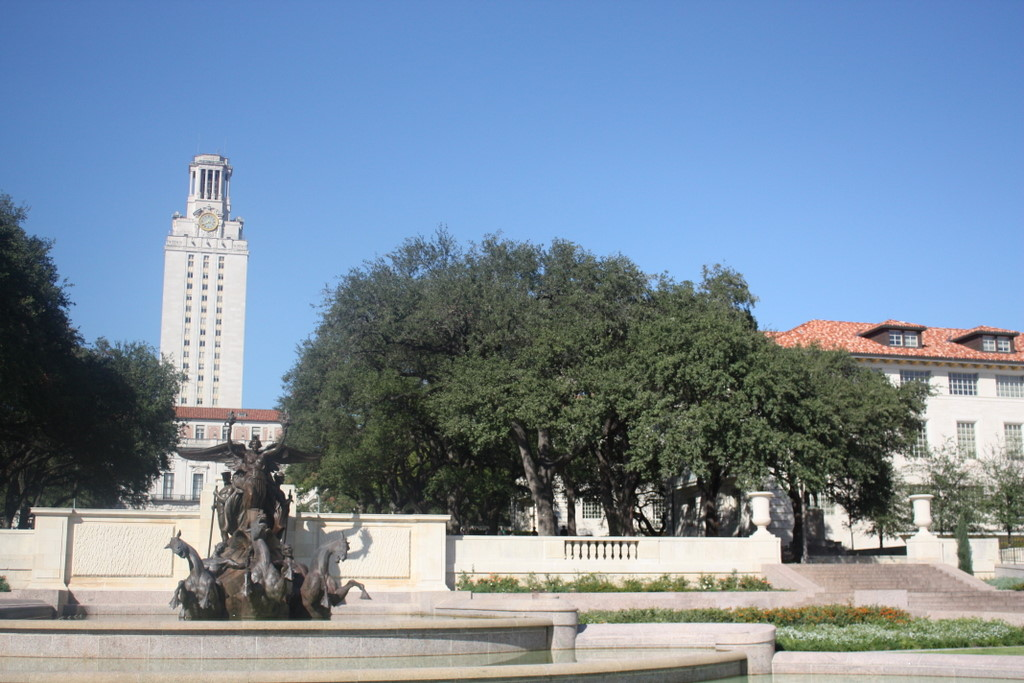
#> input picture CVLab7/two/uttower/uttower_left.jpg, 1024 x 683 px
$ python refer.py
#> lines starting #> are read from the running program, lines starting #| are printed output that depends on the picture
import cv2
import numpy as np
from matplotlib import pyplot as plt
import time

MIN = 10
starttime = time.time()
path = 'two/uttower/'
#img1 = cv2.imread(path + 'Hanging1.png')  # query
#img2 = cv2.imread(path + 'Hanging2.png')  # train
img1 = cv2.imread(path + 'uttower_left.jpg')  # query
#> img1 is the input picture: shape (683, 1024, 3); mean B, G, R 159, 140, 121.7
img2 = cv2.imread(path + 'uttower_right.jpg')  # train
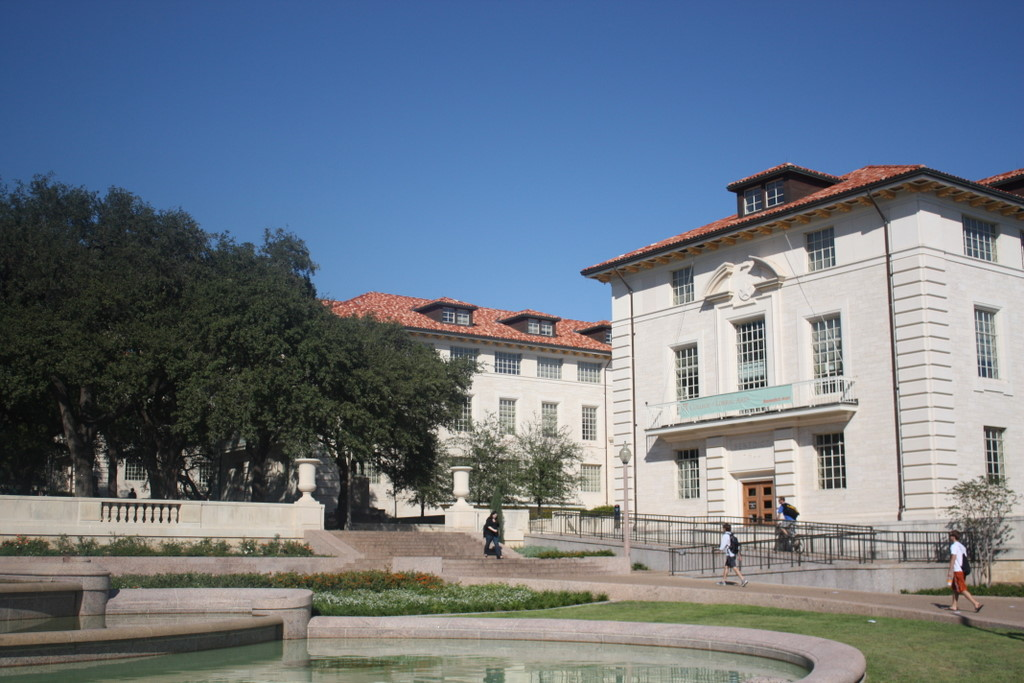
#> input picture CVLab7/two/uttower/uttower_right.jpg, 1024 x 683 px
#> img2 is the input picture: shape (683, 1024, 3); mean B, G, R 132, 118.9, 107.7

# img1gray=cv2.cvtColor(img1,cv2.COLOR_BGR2GRAY)
# img2gray=cv2.cvtColor(img2,cv2.COLOR_BGR2GRAY)
#surf = cv2.xfeatures2d.SURF_create(10000, nOctaves=4, extended=False, upright=True)
surf=cv2.xfeatures2d.SIFT_create()#可以改为SIFT
kp1, descrip1 = surf.detectAndCompute(img1, None)
#> kp1 = 5314 keypoints; strongest (x, y, size): (620, 556, 2.4), (612, 556, 2.2), (698, 499, 3.5), (534, 528, 1.9)
kp2, descrip2 = surf.detectAndCompute(img2, None)
#> kp2 = 4195 keypoints; strongest (x, y, size): (958, 550, 9.6), (490, 527, 2), (376, 451, 1.8), (440, 520, 6.8)

FLANN_INDEX_KDTREE = 0
indexParams = dict(algorithm=FLANN_INDEX_KDTREE, trees=5)
searchParams = dict(checks=50)

flann = cv2.FlannBasedMatcher(indexParams, searchParams)
match = flann.knnMatch(descrip1, descrip2, k=2)
#> match = 5314 matches
print(match, '\n', len(match))
#> (printed output is left out)

good = []
for i, (m, n) in enumerate(match):
    if (m.distance < 0.75 * n.distance):  # edit origin 0.75
        good.append(m)
#> after the loop, good = 1091 matches
print(good, '\n', len(good))
if len(good) > MIN:
    src_pts = np.float32([kp1[m.queryIdx].pt for m in good]).reshape(-1, 1, 2)
#> src_pts = 1091 rows, first 8: [75.44, 525], [77.28, 627.5], [82.48, 635.5], [90.47, 599.7], [129.9, 510.8], [166.3, 363], [167.1, 576.2], [185.5, 365.6]
    ano_pts = np.float32([kp2[m.trainIdx].pt for m in good]).reshape(-1, 1, 2)
#> ano_pts = 1091 rows, first 8: [575.9, 365.9], [826.2, 401.5], [892.6, 403.8], [89.34, 561], [9.89, 538.2], [1003, 476.2], [908.4, 532], [1012.1, 536.9]
    M, mask = cv2.findHomography(src_pts, ano_pts, cv2.RANSAC, 5.0)
#> M = [[1.3, -0.074, -573.3], [0.169, 1.22, -167.9], [0.000279, 2.14e-05, 1]]; mask = 1091 values, max 1 at index 17, min 0 at index 0, mean 0.953
    warpImg = cv2.warpPerspective(img2, np.linalg.inv(M), (img1.shape[1] + img2.shape[1], img2.shape[0]))
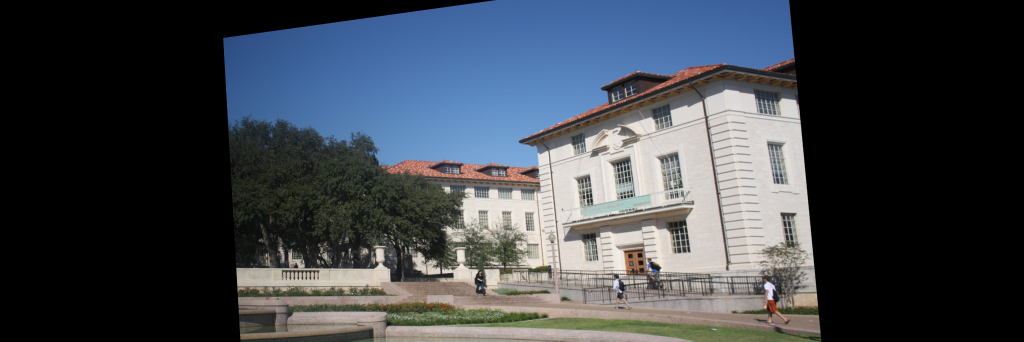
#> warpImg: shape (683, 2048, 3) (shown at 1/2 size); mean B, G, R 75.2, 68.2, 62.7
    direct = warpImg.copy()
    direct[0:img1.shape[0], 0:img1.shape[1]] = img1
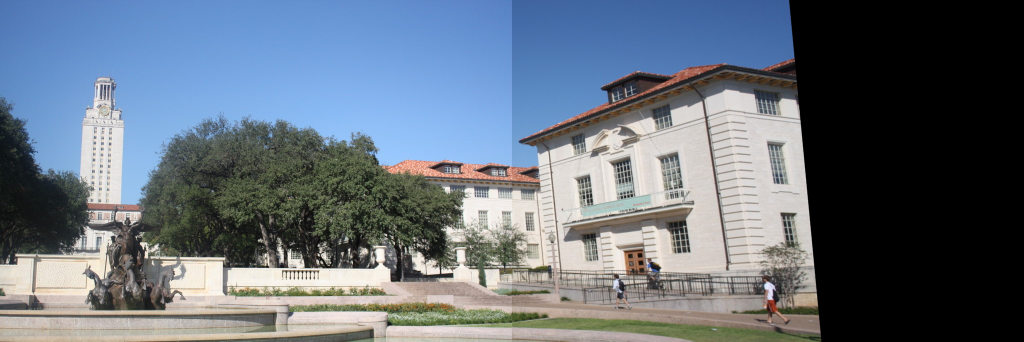
#> direct: shape (683, 2048, 3) (shown at 1/2 size); mean B, G, R 124.2, 112.1, 101.4
    simple = time.time()

    # cv2.namedWindow("Result", cv2.WINDOW_NORMAL)
    # cv2.imshow("Result",warpImg)
    rows, cols = img1.shape[:2]
#> rows = 683; cols = 1024

    for col in range(0, cols):
        if img1[:, col].any() and warpImg[:, col].any():  # 开始重叠的最左端
            left = col
            break
    for col in range(cols - 1, 0, -1):
        if img1[:, col].any() and warpImg[:, col].any():  # 重叠的最右一列
            right = col
            break

    res = np.zeros([rows, cols, 3], np.uint8)
    for row in range(0, rows):
        for col in range(0, cols):
            if not img1[row, col].any():  # 如果没有原图，用旋转的填充
                res[row, col] = warpImg[row, col]
            elif not warpImg[row, col].any():
                res[row, col] = img1[row, col]
            else:
                srcImgLen = float(abs(col - left))
                testImgLen = float(abs(col - right))
                alpha = srcImgLen / (srcImgLen + testImgLen)
                res[row, col] = np.clip(img1[row, col] * (1 - alpha) + warpImg[row, col] * alpha, 0, 255)
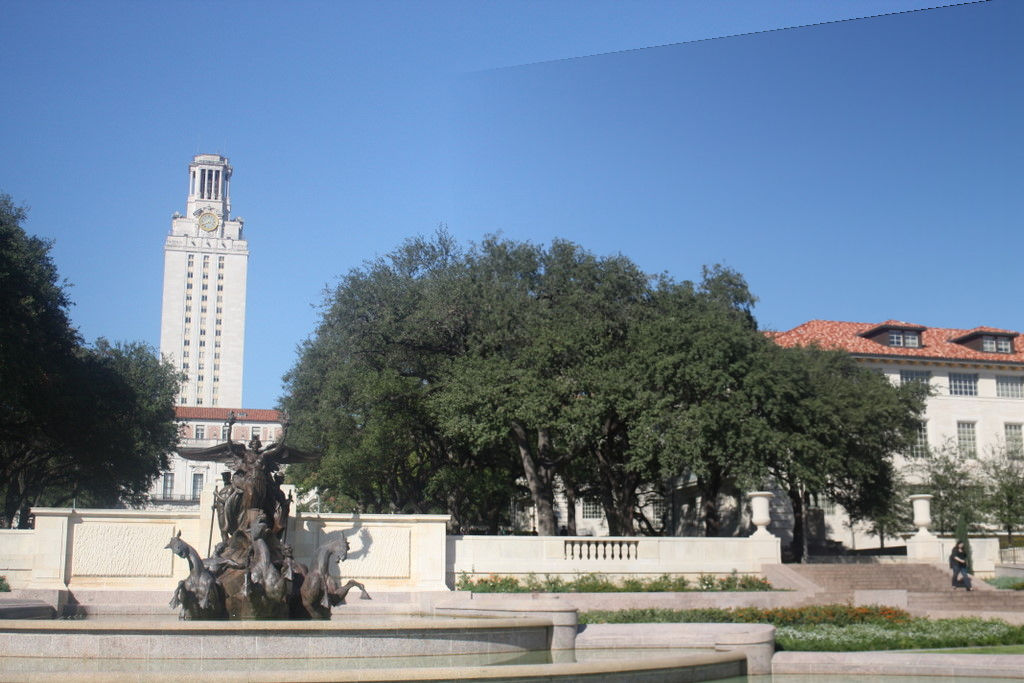
#> res: shape (683, 1024, 3); mean B, G, R 148.8, 129.8, 112.1

    warpImg[0:img1.shape[0], 0:img1.shape[1]] = res
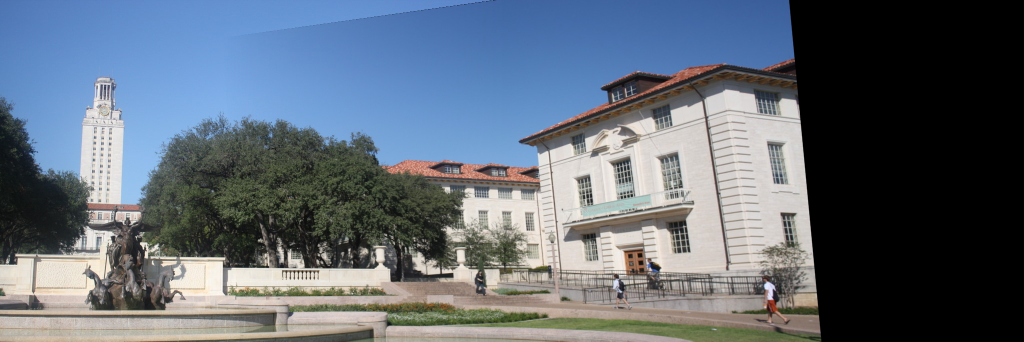
#> warpImg: shape (683, 2048, 3) (shown at 1/2 size); mean B, G, R 119.1, 107, 96.6
    final = time.time()
    img3 = cv2.cvtColor(direct, cv2.COLOR_BGR2RGB)
    plt.imshow(img3, ), plt.show()
    img4 = cv2.cvtColor(warpImg, cv2.COLOR_BGR2RGB)
    plt.imshow(img4, ), plt.show()
    print("\nsimple stitch cost %f" % (simple - starttime))
    print("\ntotal cost %f" % (final - starttime))
    cv2.imwrite(path + "simplepanorma.png", direct)
    cv2.imwrite(path + "bestpanorma.png", warpImg)

else:
    print("not enough matches!")
